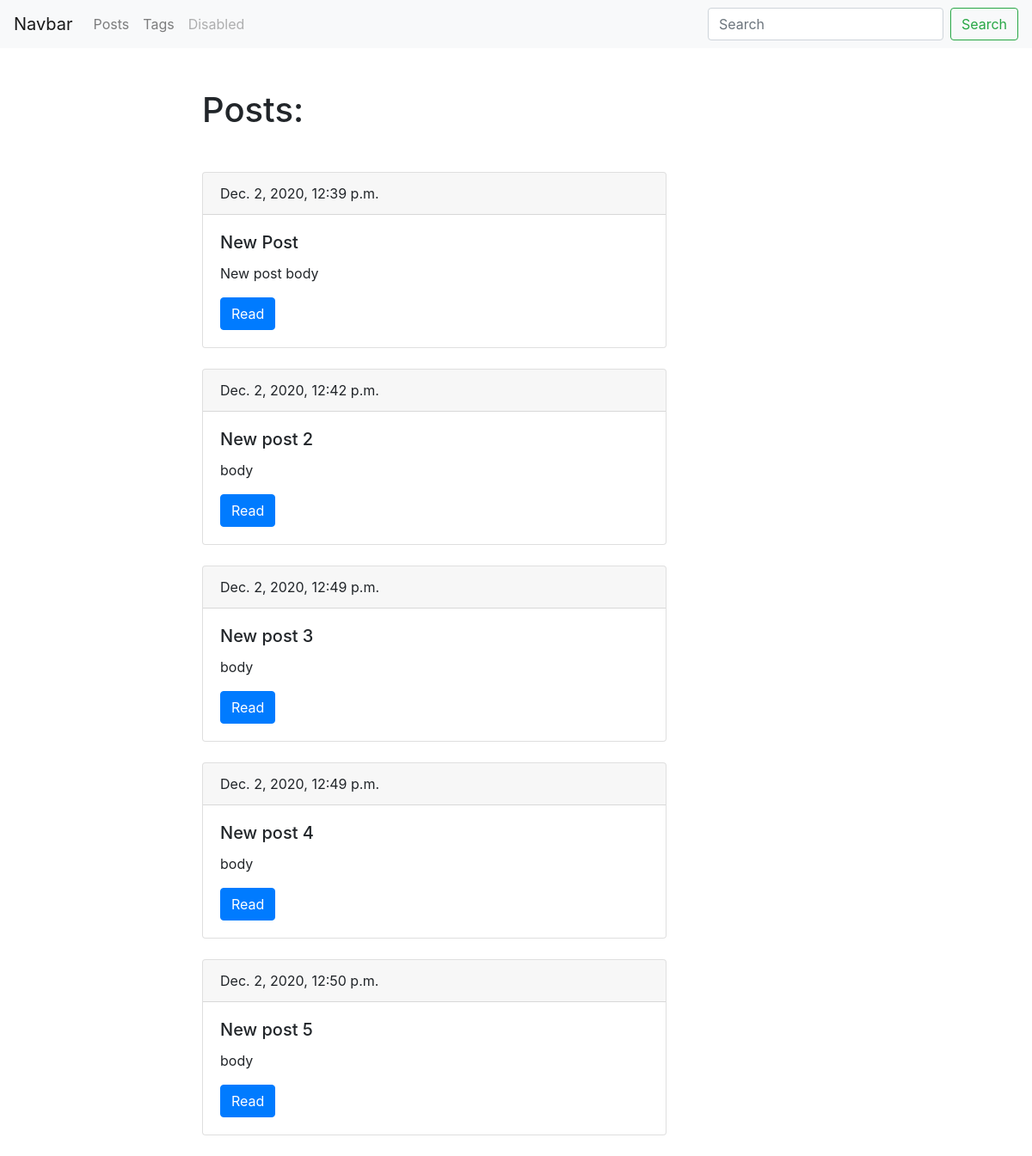
Screenshot of /blog/ with the database file from the repository.
### blog/models.py (models this page shows, shortened)
class Post(models.Model):
	title = models.CharField(max_length=150, db_index=True)
	slug = models.SlugField(max_length=150, unique=True)
	body = models.TextField(blank=True, db_index=True)
	tags = models.ManyToManyField('Tag', blank=True, related_name='posts')
	date_pub = models.DateTimeField(auto_now_add=True)
	def get_absolute_url(self):
		return reverse('post_detail_url', kwargs={'slug': self.slug})

### blog/views.py (the view)
# urls.py: path('', views.post_list, name='post_list'),
def post_list(request):
	posts = Post.objects.all()
	return render(request, 'blog/index.html', context={'posts': posts})

### blog/templates/blog/index.html (shortened to what this page needs)
{% extends 'blog/base_blog.html' %}
{% block content %}
	<h1 class="mb-5">Posts:</h1>
	{% for post in posts %}
		<div class="card mb-4">
			<div class="card-header">
				{{ post.date_pub }}
			</div>
			<div class="card-body">
				<h5 class="card-title">{{ post.title }}</h5>
				<p class="card-text">{{ post.body|truncatewords:15 }}</p>
				<a href="{{ post.get_absolute_url }}" class="btn btn-primary">Read</a>
			</div>
		</div>
	{% endfor %}
{% endblock %}

### rows the page displays
Post: date_pub "Dec. 2, 2020, 12:39 p.m.", title "New Post", body "New post body"
Post: date_pub "Dec. 2, 2020, 12:42 p.m.", title "New post 2", body "body"
Post: date_pub "Dec. 2, 2020, 12:49 p.m.", title "New post 3", body "body"
Post: date_pub "Dec. 2, 2020, 12:49 p.m.", title "New post 4", body "body"
Post: date_pub "Dec. 2, 2020, 12:50 p.m.", title "New post 5", body "body"
